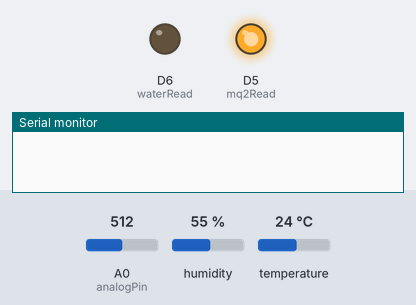
Bench run of a sketch on a simulated ESP8266 (NodeMCU). On the bench: output pins drawn as LEDs (lit = HIGH), the last lines printed to the serial monitor. The inputs (shaded band) are chosen by the test bench; at power-on: A0 (analogPin) = 512, humidity 55 %, temperature 24 °C.

Above: at 0.07 s.
At 2.6 s:
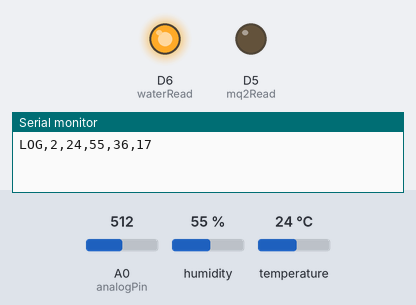
Timing chart, 0 to 6.8 s (numbered marks = the images above):
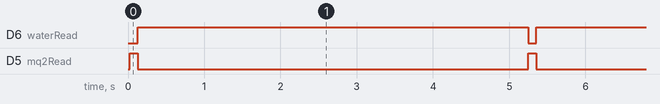

Measured:
- by itself, D6 (waterRead): alternates HIGH for 5.1 s and LOW for 0.10 s
- by itself, D5 (mq2Read): alternates HIGH for 0.10 s and LOW for 5.1 s

The sketch:

senderModule.ino
```cpp
#include <ESP8266WiFi.h>
#include <espnow.h>
#include <DFRobot_DHT11.h>

int nodeId = 2;
DFRobot_DHT11 DHT;

#define analogPin A0
#define mq2Read D5 // MUX Switch for MQ 2 Sensor
#define waterRead D6 // MUX Switch for Water level sensor
#define DHT11_PIN D1

int num = 0; //msg number for reference

int mq2Val = 0;
int waterVal = 0;

typedef struct message {
  int nodeId;
  int dataNum;
  int value1;
  int value2;
  int value3;
  int value4;
} message;

message data;
//creating object here


void setup() {
  pinMode(analogPin, INPUT);
  pinMode(mq2Read, OUTPUT);
  pinMode(waterRead, OUTPUT);

  Serial.begin(115200);
  WiFi.mode(WIFI_STA);


  WiFi.channel(1);

  if (esp_now_init() != 0) {
    Serial.println("ESPNOW initialisation failed!");
    return;
  }

  esp_now_set_self_role(ESP_NOW_ROLE_CONTROLLER);

  uint8_t broadcastAddress[] = {0xFF,0xFF,0xFF,0xFF,0xFF,0xFF};
  esp_now_add_peer(broadcastAddress, ESP_NOW_ROLE_SLAVE, 5, NULL, 0);

  data.nodeId = nodeId;
}

void loop() {
  DHT.read(DHT11_PIN);
  digitalWrite(mq2Read, HIGH); digitalWrite(waterRead, LOW);
  mq2Val = analogRead(analogPin);
  delay(100);
  digitalWrite(mq2Read, LOW); digitalWrite(waterRead, HIGH);
  waterVal = analogRead(analogPin);
  delay(100);

  //Sensor Calibration
  if (mq2Val<50){
    mq2Val = 0;
  }
  else if(mq2Val<1024){
    mq2Val += 150;
  }
  int mq2Calib = (100-((mq2Val*100)/1024));

  //Sensor Calibration
  int waterCalib = map((int)waterVal, 300, 800, 0, 40);
  if (waterCalib < 0) waterCalib = 0;
  if (waterCalib > 40) waterCalib = 40;

  data.value1 = DHT.temperature;
  data.value2 = DHT.humidity;
  data.value3 = mq2Calib;
  data.value4 = waterCalib;
  data.dataNum = num;


  esp_now_send(NULL, (uint8_t *) &data, sizeof(data));

  Serial.printf("LOG,%d,%d,%d,%d,%d\n", data.nodeId, data.value1, data.value2, data.value3, data.value4);
  delay(5000);
  num++;
  if(num>99) num=0;
}
```
